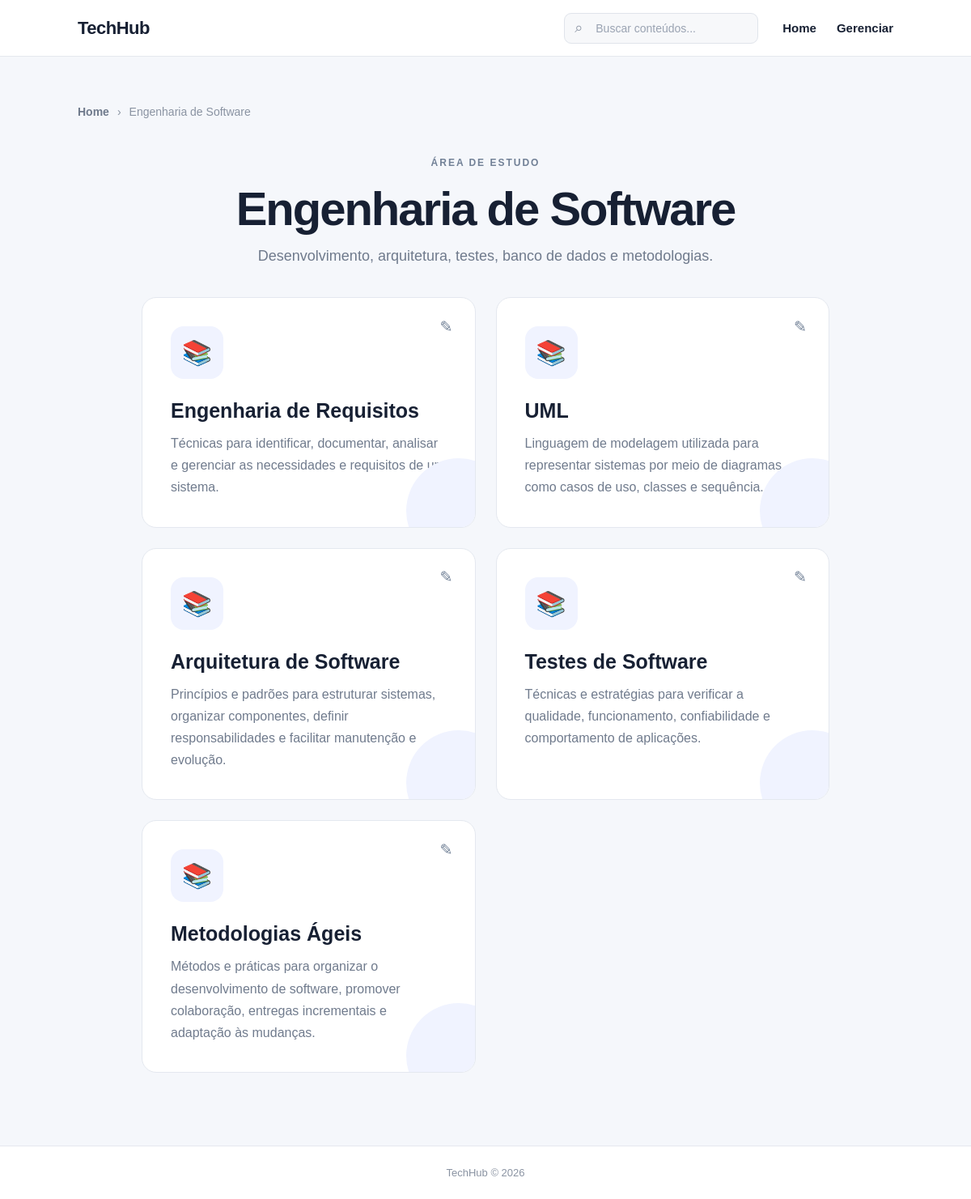
/engenharia-de-software/, run on the app's committed database.
### estudos/models.py (models this page shows, shortened)
class Area(models.Model):
    nome = models.CharField(max_length=100)
    slug = models.SlugField(blank=True)
    descricao = models.TextField(blank=True)
    icone = models.CharField(max_length=10, default="📚")

class Categoria(models.Model):
    nome = models.CharField(max_length=100)
    slug = models.SlugField(blank=True)
    descricao = models.TextField(blank=True)
    area = models.ForeignKey(
        Area,
        on_delete=models.CASCADE,
        related_name="categorias"
    )

### estudos/views.py (the view)
# urls.py: path("<slug:area_slug>/", area_detail, name="area_detail"),
def area_detail(request, area_slug):
    area = get_object_or_404(Area, slug=area_slug)
    categorias = area.categorias.all()
    contexto = {
        "area": area,
        "categorias": categorias,
    }
    return render(
        request,
        "estudos/area_detail.html",
        contexto
    )

### estudos/templates/estudos/area_detail.html (shortened to what this page needs)
{% extends "estudos/base.html" %}
{% block content %}
<section class="inicio pagina-listagem">
    <div class="breadcrumb">
        <a href="{% url 'home' %}">
            Home
        </a>
        <span>›</span>
        <span>
            {{ area.nome }}
        </span>
    </div>
    <div class="intro">
        <span class="tag">
            ÁREA DE ESTUDO
        </span>
        <h1>
            {{ area.nome }}
        </h1>
        <p>
            {{ area.descricao }}
        </p>
    </div>
    <div class="cards">
        {% for categoria in categorias %}
            <div class="card card-editavel">
                <a
                    href="{% url 'categoria_detail' area.slug categoria.slug %}"
                    class="card-link"
                >
                    <div class="icone">
                        📚
                    </div>
                    <h2>
                        {{ categoria.nome }}
                    </h2>
                    <p>
                        {{ categoria.descricao }}
                    </p>
                </a>
                <a
                    href="{% url 'editar_categoria' categoria.id %}"
                    class="botao-editar"
                    title="Editar {{ categoria.nome }}"
                >
                    ✎
                </a>
            </div>
        {% endfor %}
    </div>
</section>
{% endblock %}

### estudos/static/estudos/css/style.css (style rules this page uses)
* { margin: 0; padding: 0; box-sizing: border-box; }
body { font-family: Arial, Helvetica, sans-serif; background: #f5f7fb; color: #172033; min-height: 100vh; display: flex; flex-direction: column; }
.inicio { width: 84%; max-width: 1100px; padding: 90px 0; }
.inicio.pagina-listagem { padding-top: 60px; }
.pagina-listagem .breadcrumb { margin-top: 0; }
.pagina-listagem .intro { margin-top: 45px; }
.intro { text-align: center; margin-bottom: 40px; }
.tag { font-size: 12px; font-weight: 700; letter-spacing: 2px; color: #718096; }
.intro h1 { font-size: 58px; margin-top: 15px; letter-spacing: -2px; }
.intro p { margin-top: 15px; color: #6f7a8c; font-size: 18px; }
.cards { display: grid; grid-template-columns: repeat(auto-fit, minmax(300px, 1fr)); gap: 25px; max-width: 850px; margin: auto; }
.card { position: relative; padding: 35px; min-height: 280px; background: white; border: 1px solid #e4e8ef; border-radius: 18px; text-decoration: none; color: inherit; transition: all .25s ease; overflow: hidden; }
.card::after { content: ""; position: absolute; width: 130px; height: 130px; right: -45px; bottom: -45px; border-radius: 50%; background: #f0f3ff; }
.icone { width: 65px; height: 65px; display: flex; align-items: center; justify-content: center; background: #f0f3ff; border-radius: 16px; font-size: 30px; margin-bottom: 25px; }
.card h2 { font-size: 25px; margin-bottom: 12px; }
.card p { color: #707b8d; line-height: 1.7; max-width: 400px; }
.breadcrumb { display: flex; align-items: center; gap: 10px; margin-bottom: 45px; font-size: 14px; color: #8a93a2; }
.breadcrumb a { color: #6f7a8c; text-decoration: none; font-weight: 600; }
.card-editavel { position: relative; }
.card-editavel .card-link { display: block; width: 100%; height: 100%; color: inherit; text-decoration: none; }
.card-editavel .card-link h2 { color: #172033; text-decoration: none; }
.card-editavel .card-link p { color: #707b8d; text-decoration: none; }
.card-editavel .botao-editar { position: absolute; top: 18px; right: 18px; width: 34px; height: 34px; display: flex; align-items: center; justify-content: center; margin: 0; border-radius: 8px; background: transparent; color: #718096; text-decoration: none; font-size: 19px; line-height: 1; z-index: 10; transition: background 0.2s ease, color 0.2s ease; }

### data on the page
Area: nome "Engenharia de Software", descricao "Desenvolvimento, arquitetura, testes, banco de dados e metodologias."
Categoria: nome "Engenharia de Requisitos", descricao "Técnicas para identificar, documentar, analisar e gerenciar as necessidades e requisitos de um sistema."
Categoria: nome "UML", descricao "Linguagem de modelagem utilizada para representar sistemas por meio de diagramas, como casos de uso, classes e sequência."
Categoria: nome "Arquitetura de Software", descricao "Princípios e padrões para estruturar sistemas, organizar componentes, definir responsabilidades e facilitar manutenção e evolução."
Categoria: nome "Testes de Software", descricao "Técnicas e estratégias para verificar a qualidade, funcionamento, confiabilidade e comportamento de aplicações."
Categoria: nome "Metodologias Ágeis", descricao "Métodos e práticas para organizar o desenvolvimento de software, promover colaboração, entregas incrementais e adaptação às mudanças."
